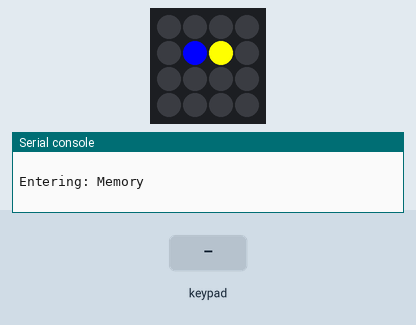
Recording of a program running on a simulated Raspberry Pi Pico running MicroPython. Shown: 4×4 RGB LED matrix, the last lines printed to the serial console. Inputs (shaded band) come from the test bench. Random numbers come from a fixed seed. At 15.1 s the program stops and its outputs stay as they are.

Above: at 2.0 s.
2.1 s: key '6' pressed
At 3.6 s:
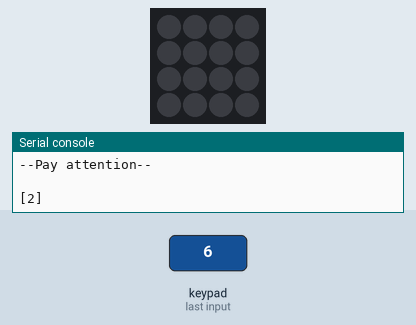
4.5 s: keypad keys 2 5 pressed 0.4 s apart
At 6.3 s:
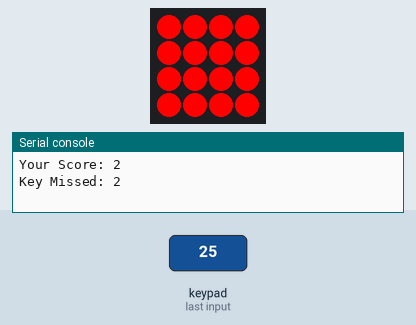
8.3 s: key '6' pressed
At 9.8 s:
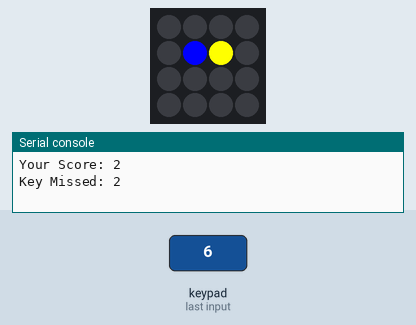
10.3 s: key '8' pressed
At 10.97 s:
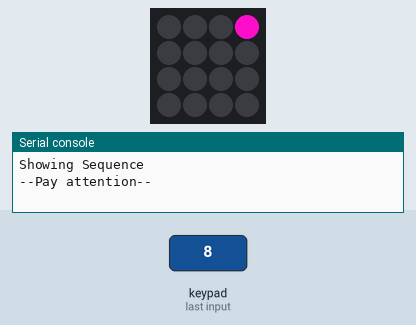
12.6 s: keypad keys 2 5 A pressed 0.4 s apart
At 14.82 s:
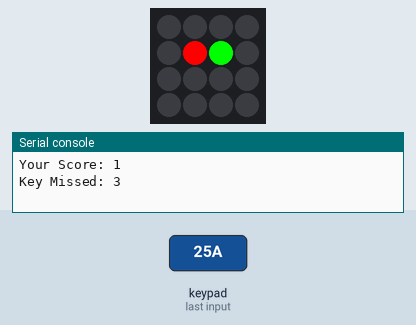
Timing chart, 0 to 16.3 s (numbered marks = the images above; inputs shaded):
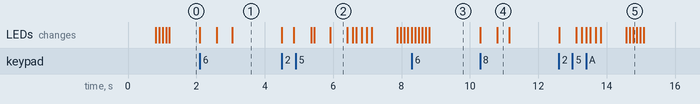

The program:

memory.py
```python
import time
import picokeypad as keypad
import random
from machine import Pin

keypad.init()
keypad.set_brightness(1.0)

keypressed = keypad.get_button_states()

print("")
print("Entering: Memory")
memory = []
missed_key = 0
r = 255
g = 255
b = 255

SPPED = 0
Godlike = 0
Normal = 0

number_of_items = 0
show_button_speed = 1

rgb = []
rgb_numb = []

def clear_board():
    for i in range(0, 16):
        keypad.illuminate(i, 0, 0, 0)
    keypad.update()

out = 0
gottem = 1

last_button_states = 0
next_button = random.randint(0, 15)

for i in range(15, -1, -1):
    keypad.illuminate(i, 0, 0, 0)
    keypad.update()
    time.sleep(0.05)

while True:
    for i in range (0, 1):
        keypad.illuminate(5, 0, 0, 255)
        keypad.update()
        time.sleep(0.1)
        keypad.illuminate(5, 0, 0, 0)
        keypad.update()
        time.sleep(0.1)
    keypad.illuminate(5, 0, 0, 255)
    keypad.update()

    for i in range (0, 1):
        keypad.illuminate(6, 255, 255, 0)
        keypad.update()
        time.sleep(0.1)
        keypad.illuminate(6, 0, 0, 0)
        keypad.update()
        time.sleep(0.1)
    keypad.illuminate(6, 255, 255, 0)
    keypad.update()
    while True:
        keypressed = keypad.get_button_states()
        if SPPED == 1:
            break
        if Normal == 1:
            break
        if Godlike == 1:
            break
        if last_button_states != keypressed:
            last_button_states = keypressed
            if keypressed > 0:
                if keypressed == 32:
                    print("Normal Mode")
                elif keypressed == 64:
                    print("SPEED")
                    SPPED = 1
                elif keypressed == 256:
                    print("Godlike")
                    Godlike = 1
    while True:
        clear_board()
        next_button = random.randint(0, 15)
        memory.append(next_button)
        number_of_items = number_of_items + 1

        r = random.randint(0, 255)
        g = random.randint(0, 255)
        b = random.randint(0, 255)
        rgb = [r, g, b]
        rgb_numb.append(rgb)

        time.sleep(0.5)
        if SPPED == 1:
            show_button_speed = 0.1
        if Normal == 1:
            if number_of_items == 6: #if they reach 5 make the show speed faster
                show_button_speed = 0.75
                print("sped up")
            elif number_of_items == 11:
                show_button_speed = 0.45
                print("sped up")
        if Godlike == 1:
            show_button_speed = 0

        print("")
        print("Showing Sequence")
        print("--Pay attention--")
        print("")
        for i in range(0, number_of_items): #show pattern
            rgb = rgb_numb[i]
            keypad.illuminate(memory[i], rgb[0], rgb[1], rgb[2])
            keypad.update()
            time.sleep(show_button_speed)
        time.sleep(0.35) #time between finish and show next pattern
        print(memory)
        clear_board()

        for i in range(0, number_of_items):
            out = 0
            if gottem == 0:
                break
            while True:
                if out == 1:
                    break
                keypressed = keypad.get_button_states()
                if last_button_states != keypressed:
                    last_button_states = keypressed
                    if out == 1:
                        break
                    if keypressed > 0:
                        if keypressed == 1: #0   #sets the correct column and row for the key pressed, I brute forced it
                            keypressed = 0
                        elif keypressed == 2: #1
                            keypressed = 1
                        elif keypressed == 4: #2
                            keypressed = 2
                        elif keypressed == 8: #3
                            keypressed = 3
                        elif keypressed == 16: #4
                            keypressed = 4
                        elif keypressed == 32: #5
                            keypressed = 5
                        elif keypressed == 64: #6
                            keypressed = 6
                        elif keypressed == 128: #7
                            keypressed = 7
                        elif keypressed == 256: #8
                            keypressed = 8
                        elif keypressed == 512: #9
                            keypressed = 9
                        elif keypressed == 1024: #A(10)
                            keypressed = 10
                        elif keypressed == 2048: #B(11)
                            keypressed = 11
                        elif keypressed == 4096: #C(12)
                            keypressed = 12
                        elif keypressed == 8192: #D(13)
                            keypressed = 13
                        elif keypressed == 16384: #E(14)
                            keypressed = 14
                        elif keypressed == 32768: #F(15)
                            keypressed = 15

                        if keypressed == memory[i]:
                            print("nice")
                            rgb = rgb_numb[i]
                            keypad.illuminate(memory[i], rgb[0], rgb[1], rgb[2])
                            keypad.update()
                            gottem = 1
                            out = 1
                            time.sleep(0.05)
                        else:
                            gottem = 0
                            out = 1
                            missed_key = memory[i]
                            rgb = rgb_numb[i]
                        break
        if gottem == 0:
            break
        time.sleep(0.3)
    print("")
    print("-- Good Game --")
    print("Your Score:", number_of_items)
    print("Key Missed:", missed_key)
    print("")
    for i in range(0, 16):
        keypad.illuminate(i, 255, 0, 0)
        keypad.update()
        time.sleep(0)
    time.sleep(0.5)
    for i in range(0, 16):
        keypad.illuminate(i, 0, 0, 0)
        keypad.update()
        time.sleep(0.01)
    time.sleep(0.1)
    for i in range(0, 2): #show missed key
        keypad.illuminate(missed_key, rgb[0], rgb[1], rgb[2])
        keypad.update()
        time.sleep(0.15)
        keypad.illuminate(missed_key, 0, 0, 0)
        keypad.update()
        time.sleep(0.15)
    time.sleep(0.6)
    for i in range (0, 1):
        keypad.illuminate(5, 255, 0, 0)
        keypad.update()
        time.sleep(0.1)
        keypad.illuminate(5, 0, 0, 0)
        keypad.update()
        time.sleep(0.1)
    keypad.illuminate(5, 255, 0, 0)
    keypad.update()

    for i in range (0, 1):
        keypad.illuminate(6, 0, 255, 0)
        keypad.update()
        time.sleep(0.1)
        keypad.illuminate(6, 0, 0, 0)
        keypad.update()
        time.sleep(0.1)
    keypad.illuminate(6, 0, 255, 0)
    keypad.update()

    while keypressed != 32 or keypressed != 64:
        keypressed = keypad.get_button_states()
        if keypressed == 64:
            stay_in = 1
            break
        elif keypressed == 32:
            stay_in = 0
            break
    if stay_in == 0:
        break
    if stay_in == 1:
        gottem = 1
        stay_in = 0
        clear_board()
        rgb = []
        rgb_numb = []
        last_button_states = 0
        memory = []
        number_of_items = 0
        show_button_speed = 1
        keypad.illuminate(5, 0, 0, 0)
        keypad.update()
        time.sleep(0.1)
        keypad.illuminate(6, 0, 0, 0)
        keypad.update()
        SPPED = 0
        Normal = 0
        Godlike = 0

keypad.illuminate(5, 0, 0, 0)
keypad.update()
time.sleep(0.1)
keypad.illuminate(6, 0, 0, 0)
keypad.update()
```

Measured:
- after the input at 2.1 s, the LEDs: change at once (image 1)
- after the input at 4.5 s, the LEDs: first change at once (image 2 shows a later state)
- after the input at 8.3 s, the LEDs: first change at once (image 3 shows a later state)
- after the input at 10.3 s, the LEDs: first change at once (image 4 shows a later state)
- after the input at 12.6 s, the LEDs: first change at once (image 5 shows a later state)
